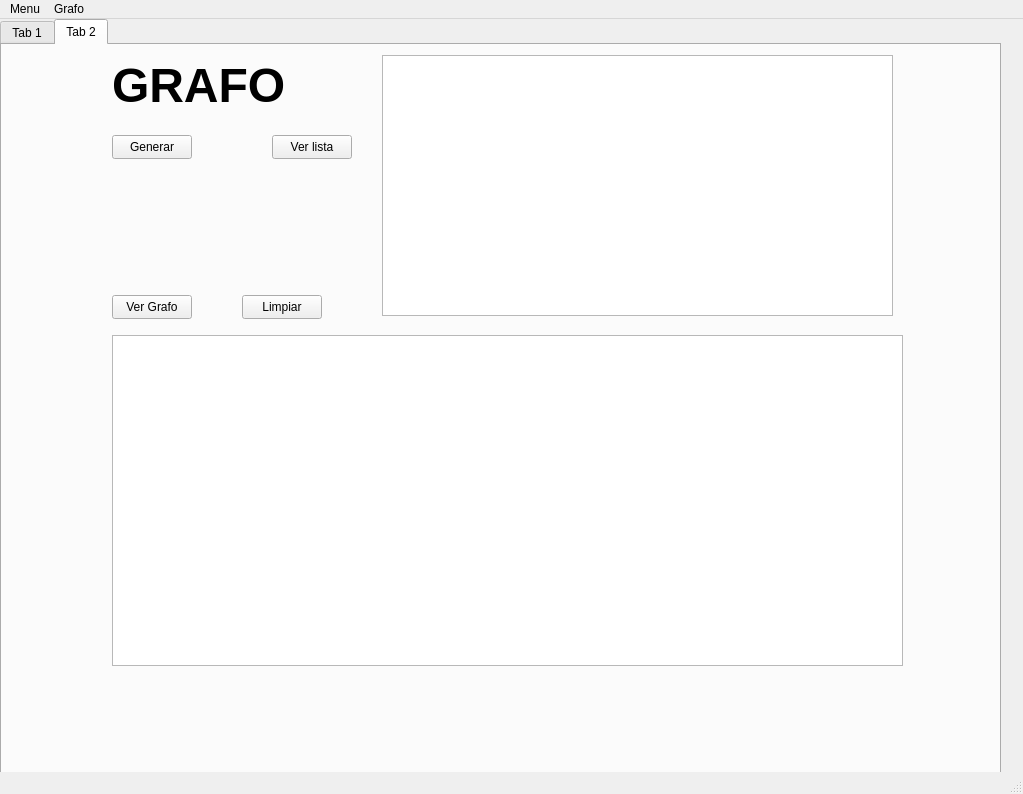
<?xml version="1.0" encoding="UTF-8"?>
<ui version="4.0">
 <class>MainWindow</class>
 <widget class="QMainWindow" name="MainWindow">
  <property name="geometry">
   <rect>
    <x>0</x>
    <y>0</y>
    <width>1023</width>
    <height>794</height>
   </rect>
  </property>
  <property name="windowTitle">
   <string>MainWindow</string>
  </property>
  <widget class="QWidget" name="centralwidget">
   <widget class="QTabWidget" name="tabWidget">
    <property name="geometry">
     <rect>
      <x>0</x>
      <y>0</y>
      <width>1001</width>
      <height>771</height>
     </rect>
    </property>
    <property name="currentIndex">
     <number>1</number>
    </property>
    <widget class="QWidget" name="tab">
     <attribute name="title">
      <string>Tab 1</string>
     </attribute>
     <widget class="QPushButton" name="buscarbtn">
      <property name="geometry">
       <rect>
        <x>880</x>
        <y>100</y>
        <width>80</width>
        <height>24</height>
       </rect>
      </property>
      <property name="text">
       <string>Buscar</string>
      </property>
     </widget>
     <widget class="QPushButton" name="btnUbicacion">
      <property name="geometry">
       <rect>
        <x>30</x>
        <y>350</y>
        <width>80</width>
        <height>24</height>
       </rect>
      </property>
      <property name="text">
       <string>Ubicacion</string>
      </property>
     </widget>
     <widget class="QLineEdit" name="lineEdit">
      <property name="geometry">
       <rect>
        <x>582</x>
        <y>100</y>
        <width>271</width>
        <height>24</height>
       </rect>
      </property>
     </widget>
     <widget class="QPushButton" name="btnLeer">
      <property name="geometry">
       <rect>
        <x>150</x>
        <y>350</y>
        <width>80</width>
        <height>24</height>
       </rect>
      </property>
      <property name="text">
       <string>Leer</string>
      </property>
     </widget>
     <widget class="QPushButton" name="btnMostrar">
      <property name="geometry">
       <rect>
        <x>700</x>
        <y>380</y>
        <width>80</width>
        <height>24</height>
       </rect>
      </property>
      <property name="text">
       <string>Mostrar</string>
      </property>
     </widget>
     <widget class="QPushButton" name="btnFuerza">
      <property name="geometry">
       <rect>
        <x>50</x>
        <y>500</y>
        <width>80</width>
        <height>24</height>
       </rect>
      </property>
      <property name="text">
       <string>Fuerza bruta</string>
      </property>
     </widget>
     <widget class="QPushButton" name="btnOrdenar">
      <property name="geometry">
       <rect>
        <x>370</x>
        <y>350</y>
        <width>131</width>
        <height>24</height>
       </rect>
      </property>
      <property name="text">
       <string>Ordenar ID</string>
      </property>
     </widget>
     <widget class="QPushButton" name="btnCoordenadas">
      <property name="geometry">
       <rect>
        <x>50</x>
        <y>460</y>
        <width>80</width>
        <height>24</height>
       </rect>
      </property>
      <property name="text">
       <string>Coordenadas</string>
      </property>
     </widget>
     <widget class="QFrame" name="frame">
      <property name="geometry">
       <rect>
        <x>30</x>
        <y>100</y>
        <width>467</width>
        <height>221</height>
       </rect>
      </property>
      <property name="frameShape">
       <enum>QFrame::StyledPanel</enum>
      </property>
      <property name="frameShadow">
       <enum>QFrame::Raised</enum>
      </property>
      <layout class="QGridLayout" name="gridLayout">
       <item row="4" column="3" colspan="2">
        <widget class="QLineEdit" name="txtPosY"/>
       </item>
       <item row="2" column="0">
        <widget class="QLabel" name="label_2">
         <property name="styleSheet">
          <string notr="true">color: rgb(0, 0, 0);</string>
         </property>
         <property name="text">
          <string>Posicion X</string>
         </property>
        </widget>
       </item>
       <item row="1" column="3">
        <widget class="QLineEdit" name="txtVoltaje"/>
       </item>
       <item row="1" column="0">
        <widget class="QLineEdit" name="txtId"/>
       </item>
       <item row="7" column="3">
        <widget class="QPushButton" name="btnGuardar">
         <property name="styleSheet">
          <string notr="true">background-color: rgb(255, 255, 255);
color: rgb(0, 0, 0);</string>
         </property>
         <property name="text">
          <string>GUARDAR AL INICIO</string>
         </property>
        </widget>
       </item>
       <item row="6" column="4">
        <widget class="QLineEdit" name="txtBlue"/>
       </item>
       <item row="3" column="0" rowspan="2">
        <widget class="QLineEdit" name="txtPosX"/>
       </item>
       <item row="6" column="1" colspan="2">
        <widget class="QLineEdit" name="txtGreen"/>
       </item>
       <item row="7" column="4">
        <widget class="QPushButton" name="btnGuardarFinal">
         <property name="text">
          <string>GUARDAR AL FINAL</string>
         </property>
        </widget>
       </item>
       <item row="0" column="3">
        <widget class="QLabel" name="label_5">
         <property name="styleSheet">
          <string notr="true">color: rgb(0, 0, 0);</string>
         </property>
         <property name="text">
          <string>Voltaje</string>
         </property>
        </widget>
       </item>
       <item row="5" column="0">
        <widget class="QLabel" name="label_3">
         <property name="styleSheet">
          <string notr="true">color: rgb(0, 0, 0);</string>
         </property>
         <property name="text">
          <string>RED</string>
         </property>
        </widget>
       </item>
       <item row="0" column="0">
        <widget class="QLabel" name="label">
         <property name="styleSheet">
          <string notr="true">color: rgb(0, 0, 0);</string>
         </property>
         <property name="text">
          <string>ID:</string>
         </property>
        </widget>
       </item>
       <item row="5" column="4">
        <widget class="QLabel" name="label_7">
         <property name="styleSheet">
          <string notr="true">color: rgb(0, 0, 0);</string>
         </property>
         <property name="text">
          <string>BLUE</string>
         </property>
        </widget>
       </item>
       <item row="6" column="0">
        <widget class="QLineEdit" name="txtRed"/>
       </item>
       <item row="5" column="1">
        <widget class="QLabel" name="label_4">
         <property name="styleSheet">
          <string notr="true">color: rgb(0, 0, 0);</string>
         </property>
         <property name="text">
          <string>GREEN</string>
         </property>
        </widget>
       </item>
       <item row="2" column="3" rowspan="2" colspan="2">
        <widget class="QLabel" name="label_6">
         <property name="styleSheet">
          <string notr="true">color: rgb(0, 0, 0);</string>
         </property>
         <property name="text">
          <string>Posicion Y</string>
         </property>
        </widget>
       </item>
      </layout>
     </widget>
     <widget class="QPushButton" name="btnEscribir">
      <property name="geometry">
       <rect>
        <x>260</x>
        <y>350</y>
        <width>80</width>
        <height>24</height>
       </rect>
      </property>
      <property name="text">
       <string>Escribir</string>
      </property>
     </widget>
     <widget class="QPushButton" name="btnVer">
      <property name="geometry">
       <rect>
        <x>50</x>
        <y>420</y>
        <width>80</width>
        <height>24</height>
       </rect>
      </property>
      <property name="text">
       <string>Ver</string>
      </property>
     </widget>
     <widget class="QPushButton" name="btnLimpiar">
      <property name="geometry">
       <rect>
        <x>860</x>
        <y>420</y>
        <width>80</width>
        <height>24</height>
       </rect>
      </property>
      <property name="text">
       <string>Limpiar</string>
      </property>
     </widget>
     <widget class="QPushButton" name="btnOrdenarVoltaje">
      <property name="geometry">
       <rect>
        <x>370</x>
        <y>380</y>
        <width>131</width>
        <height>24</height>
       </rect>
      </property>
      <property name="text">
       <string>Ordenar Voltaje</string>
      </property>
     </widget>
     <widget class="QGraphicsView" name="graphicsView">
      <property name="geometry">
       <rect>
        <x>150</x>
        <y>420</y>
        <width>701</width>
        <height>281</height>
       </rect>
      </property>
     </widget>
     <widget class="QLabel" name="label_8">
      <property name="enabled">
       <bool>false</bool>
      </property>
      <property name="geometry">
       <rect>
        <x>420</x>
        <y>20</y>
        <width>181</width>
        <height>81</height>
       </rect>
      </property>
      <property name="font">
       <font>
        <family>Gill Sans Ultra Bold Condensed</family>
        <pointsize>26</pointsize>
       </font>
      </property>
      <property name="layoutDirection">
       <enum>Qt::LeftToRight</enum>
      </property>
      <property name="styleSheet">
       <string notr="true">color: rgb(11, 19, 48);</string>
      </property>
      <property name="text">
       <string>NEURONAS</string>
      </property>
     </widget>
     <widget class="QTableWidget" name="tableWidget">
      <property name="geometry">
       <rect>
        <x>540</x>
        <y>140</y>
        <width>441</width>
        <height>221</height>
       </rect>
      </property>
     </widget>
    </widget>
    <widget class="QWidget" name="tap_Grafo">
     <attribute name="title">
      <string>Tab 2</string>
     </attribute>
     <widget class="QGraphicsView" name="viewGrafo">
      <property name="geometry">
       <rect>
        <x>110</x>
        <y>290</y>
        <width>791</width>
        <height>331</height>
       </rect>
      </property>
     </widget>
     <widget class="QLabel" name="label_9">
      <property name="geometry">
       <rect>
        <x>110</x>
        <y>20</y>
        <width>191</width>
        <height>41</height>
       </rect>
      </property>
      <property name="font">
       <font>
        <pointsize>36</pointsize>
        <bold>true</bold>
       </font>
      </property>
      <property name="text">
       <string>GRAFO</string>
      </property>
     </widget>
     <widget class="QPushButton" name="VerLista">
      <property name="geometry">
       <rect>
        <x>270</x>
        <y>90</y>
        <width>80</width>
        <height>24</height>
       </rect>
      </property>
      <property name="text">
       <string>Ver lista</string>
      </property>
     </widget>
     <widget class="QPushButton" name="verGrafo">
      <property name="geometry">
       <rect>
        <x>110</x>
        <y>250</y>
        <width>80</width>
        <height>24</height>
       </rect>
      </property>
      <property name="text">
       <string>Ver Grafo</string>
      </property>
     </widget>
     <widget class="QPushButton" name="limpiarGrafo">
      <property name="geometry">
       <rect>
        <x>240</x>
        <y>250</y>
        <width>80</width>
        <height>24</height>
       </rect>
      </property>
      <property name="text">
       <string>Limpiar</string>
      </property>
     </widget>
     <widget class="QPlainTextEdit" name="txtListaAdyacencia">
      <property name="geometry">
       <rect>
        <x>380</x>
        <y>10</y>
        <width>511</width>
        <height>261</height>
       </rect>
      </property>
     </widget>
     <widget class="QPushButton" name="generarGrafo">
      <property name="geometry">
       <rect>
        <x>110</x>
        <y>90</y>
        <width>80</width>
        <height>24</height>
       </rect>
      </property>
      <property name="text">
       <string>Generar</string>
      </property>
     </widget>
    </widget>
   </widget>
  </widget>
  <widget class="QMenuBar" name="menubar">
   <property name="geometry">
    <rect>
     <x>0</x>
     <y>0</y>
     <width>1023</width>
     <height>21</height>
    </rect>
   </property>
   <widget class="QMenu" name="menuMenu">
    <property name="title">
     <string>Menu</string>
    </property>
    <addaction name="separator"/>
    <addaction name="actionOpen"/>
    <addaction name="actionguardar"/>
   </widget>
   <widget class="QMenu" name="menuGrafo">
    <property name="title">
     <string>Grafo</string>
    </property>
   </widget>
   <addaction name="menuMenu"/>
   <addaction name="menuGrafo"/>
  </widget>
  <widget class="QStatusBar" name="statusbar"/>
  <action name="actionOpen">
   <property name="text">
    <string>open</string>
   </property>
  </action>
  <action name="actionClose">
   <property name="text">
    <string>Close</string>
   </property>
  </action>
  <action name="actionguardar">
   <property name="text">
    <string>guardar</string>
   </property>
  </action>
 </widget>
 <resources/>
 <connections/>
</ui>
